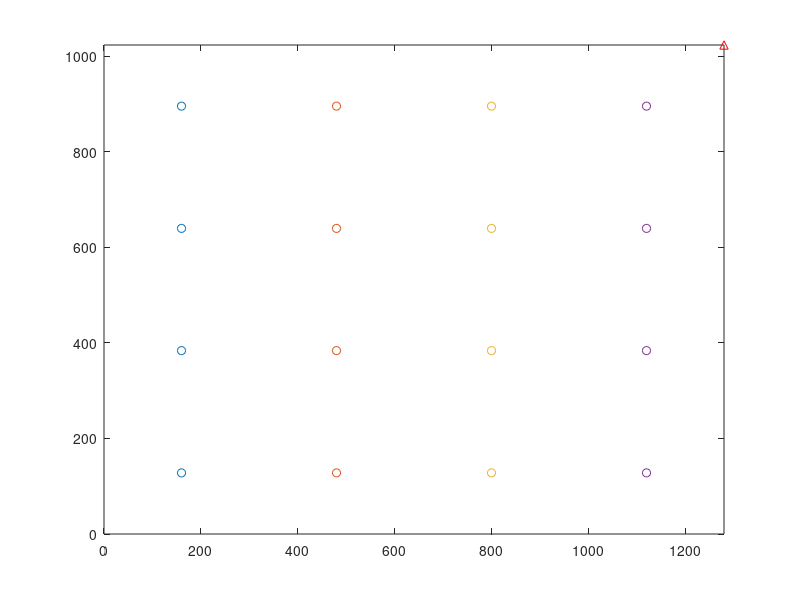
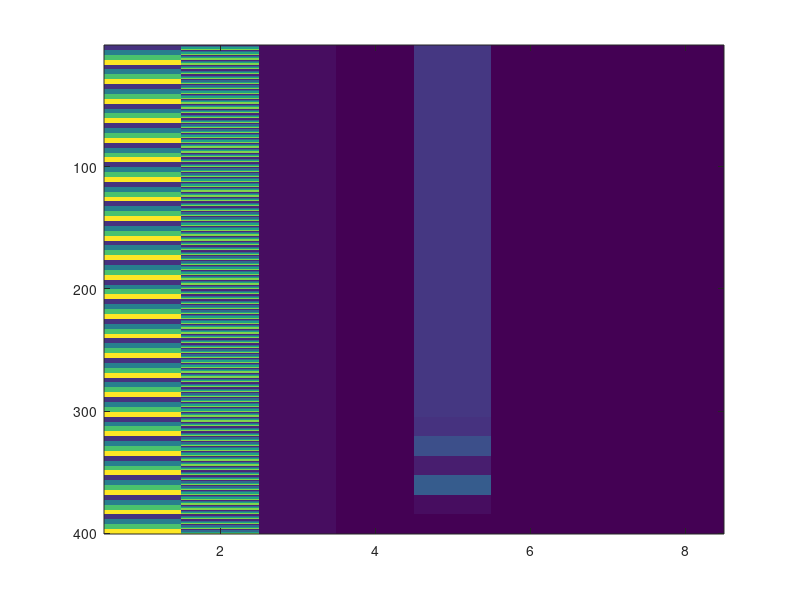

Reproduce these figures in MATLAB, in order.
%This is a a long series of experiments that will extract tuning curves for
% H1's response to angle and velocity from visual stimuli systematically
% presented to different areas of the fly's field of view.
%
% This depends heavily on the psychophysics toolbox
% http://psychtoolbox.org/HomePage
%
% Note: Stimulus will be applied to the fly's left eye
%
% Andrew Leifer
% leifer@princeton.edu



%Parameters

DEBUG=true;

screenWidth = 1280;
screenHeight=1024;

%Stim duration (in seconds)
stimDuration=10;
pauseDuration=7;

%Number of repetations per unique stimuli
numReps=1;

%How Many Locations (square root of?)
sqrtNumSquares=4;

%Velocity stimuli space
velBounds=[0 10];
velNumSteps=15;

%Angle stimuli space
thetaPoints=[180 185 175 190 170  270 90 315 45 0];


%Chose theta for the velocity tuning curve
thetaBase=180;

%Chose velocity for theta tuning curve
velBase=5;



%Other Parameters for the grating
spatialFreq=.05; %cycles/pixel
gaussianSigma=50; %Size of grating mask
isEndBlack=1; %Add blacmk scren at end


%%%%%%%%%%%%%%
%%%%%%%%%%%%%% Code
%%%%%%%%%%%%%%

numSquares=sqrtNumSquares^2;

%Breakout the stimuli space
thetaNumSteps=length(thetaPoints);
velPoints=linspace(velBounds(1),velBounds(2),velNumSteps);

%Calculate the number of unique stimuli
% (Note here are assumption is that we will explore angle dependence at a
% constat velocity, and velocity dependence at a constant angle)

numStimuli=(thetaNumSteps+ velNumSteps)*numSquares;
totalStimDuration=stimDuration.*numStimuli*numReps;
totalExpDuration=(stimDuration+pauseDuration).*numStimuli*numReps;
disp(['Stimuli presentation should take ' num2str(totalStimDuration/60)...
    ' minutes. (' num2str(totalStimDuration/60/60)  'hours )']);
disp(['Entire experiment (including pauses) should take ' num2str(totalExpDuration/60)...
    ' minutes. (' num2str(totalExpDuration/60/60)  'hours )']);



%Find the center's of a checkerboard numSquares by numSquares 
n=(1:2:(sqrtNumSquares*2)); %Don't know why this works, but it does.
xcntrs=repmat(n.* screenWidth./(2*length(n)),...
    [sqrtNumSquares 1]);
ycntrs=repmat([n.* screenHeight./(2*length(n))]',...
    [1 sqrtNumSquares]);
if DEBUG
    figure;
        plot(screenWidth,screenHeight,'^r');
    hold on;
    plot(xcntrs,ycntrs,'o');
    xlim([0 screenWidth])
    ylim([0 screenHeight])
end





%Total number of stimuli (including repetations & spatial variations)
bigN=numStimuli*numReps; 

%Define a matrix for all unique stimuli in an arbitrary order
% Each column will correspond to a parameter for the stimuli
% Each row will be a unique stimuli

%The columns correspond to:
% xcenter, ycenter, gaussian_sigma,..
%    movieDurationSecs, angle, cyclespersecond, f, isEndBlack
numcols=8;
VELCOL=6;
XCOL=1;
YCOL=2;
THETACOL=5;
SIGMACOL=3;
DURATIONCOL=4;
SPATIALFREQCOL=7;
ISENDBLACKCOL=8;

M=zeros([bigN numcols]);

M(:,SIGMACOL)= gaussianSigma;
M(:,DURATIONCOL)=stimDuration;
M(:,SPATIALFREQCOL)= spatialFreq;
M(:,ISENDBLACKCOL)=isEndBlack;


row=1;
%Generate velocity tuning curve stimuli (theta is constant)
for v=velPoints
    for k=1:numSquares
      
        M(row,VELCOL)=v; %Set the velocity
        M(row,THETACOL)=thetaBase;
        M(row,XCOL)=xcntrs(k);
        M(row,YCOL)=ycntrs(k);
        row=row+1;

    end
end


%Generate velocity tuning curve stimuli (theta is constant)
for theta=thetaPoints
    for k=1:numSquares
      
        M(row,VELCOL)=velBase; %Set the velocity
        M(row,THETACOL)=theta;
        M(row,XCOL)=xcntrs(k);
        M(row,YCOL)=ycntrs(k);
        row=row+1;

    end
end

if DEBUG
 figure; imagesc(M);
end

%Get a random number for the 
S=rng(1389057);
p = randperm(numStimuli);


for k=1:numStimuli
    disp(['Applying stimuli ' num2str(k) ' of ' num2str(numStimuli) ' corresponding to row ' num2str(p(k)) '.']);
    M(p(k),1)
end
